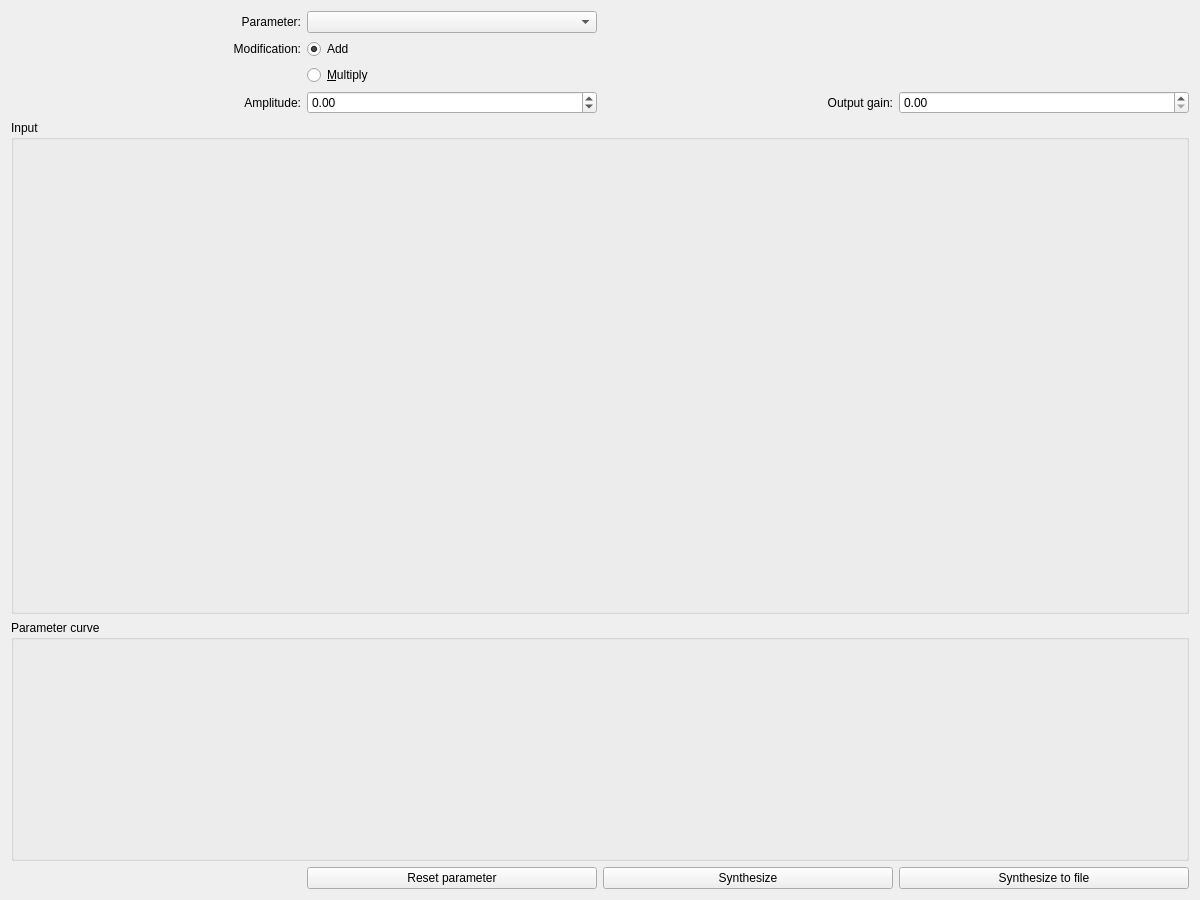
<?xml version="1.0" encoding="UTF-8"?>
<ui version="4.0">
 <class>ParameterModificationWindow</class>
 <widget class="QWidget" name="ParameterModificationWindow">
  <property name="geometry">
   <rect>
    <x>0</x>
    <y>0</y>
    <width>1200</width>
    <height>900</height>
   </rect>
  </property>
  <property name="windowTitle">
   <string>Parameter modification</string>
  </property>
  <layout class="QGridLayout" name="gridLayout" rowstretch="1,1,1,1,1,5,1,1">
   <item row="3" column="1">
    <widget class="QDoubleSpinBox" name="amplitudeSpinBox">
     <property name="minimum">
      <double>-99.989999999999995</double>
     </property>
     <property name="maximum">
      <double>99.989999999999995</double>
     </property>
     <property name="singleStep">
      <double>0.100000000000000</double>
     </property>
    </widget>
   </item>
   <item row="7" column="2">
    <widget class="QPushButton" name="synthesizeButton">
     <property name="text">
      <string>Synthesize</string>
     </property>
    </widget>
   </item>
   <item row="0" column="0">
    <widget class="QLabel" name="label">
     <property name="text">
      <string>Parameter:</string>
     </property>
     <property name="alignment">
      <set>Qt::AlignRight|Qt::AlignTrailing|Qt::AlignVCenter</set>
     </property>
    </widget>
   </item>
   <item row="2" column="1">
    <widget class="QRadioButton" name="multiplyRadioButton">
     <property name="text">
      <string>&amp;Multiply</string>
     </property>
    </widget>
   </item>
   <item row="0" column="1">
    <widget class="QComboBox" name="parameterComboBox">
     <property name="currentText">
      <string/>
     </property>
    </widget>
   </item>
   <item row="3" column="2">
    <widget class="QLabel" name="label_5">
     <property name="text">
      <string>Output gain:</string>
     </property>
     <property name="alignment">
      <set>Qt::AlignRight|Qt::AlignTrailing|Qt::AlignVCenter</set>
     </property>
    </widget>
   </item>
   <item row="7" column="3">
    <widget class="QPushButton" name="synthesizeToFileButton">
     <property name="text">
      <string>Synthesize to file</string>
     </property>
    </widget>
   </item>
   <item row="6" column="0" colspan="4">
    <widget class="QGroupBox" name="groupBox_2">
     <property name="title">
      <string>Parameter curve</string>
     </property>
     <layout class="QVBoxLayout" name="verticalLayout_2">
      <item>
       <widget class="QCustomPlot" name="parameterCurveWidget" native="true">
        <property name="minimumSize">
         <size>
          <width>0</width>
          <height>200</height>
         </size>
        </property>
       </widget>
      </item>
     </layout>
    </widget>
   </item>
   <item row="3" column="0">
    <widget class="QLabel" name="label_3">
     <property name="text">
      <string>Amplitude:</string>
     </property>
     <property name="alignment">
      <set>Qt::AlignRight|Qt::AlignTrailing|Qt::AlignVCenter</set>
     </property>
    </widget>
   </item>
   <item row="1" column="1">
    <widget class="QRadioButton" name="addRadioButton">
     <property name="text">
      <string>Add</string>
     </property>
     <property name="checked">
      <bool>true</bool>
     </property>
    </widget>
   </item>
   <item row="3" column="3">
    <widget class="QDoubleSpinBox" name="outputGainSpinBox">
     <property name="maximum">
      <double>1.000000000000000</double>
     </property>
     <property name="singleStep">
      <double>0.010000000000000</double>
     </property>
    </widget>
   </item>
   <item row="1" column="0">
    <widget class="QLabel" name="label_4">
     <property name="text">
      <string>Modification:</string>
     </property>
     <property name="alignment">
      <set>Qt::AlignRight|Qt::AlignTrailing|Qt::AlignVCenter</set>
     </property>
    </widget>
   </item>
   <item row="4" column="0" rowspan="2" colspan="4">
    <widget class="QGroupBox" name="groupBox">
     <property name="title">
      <string>Input</string>
     </property>
     <layout class="QVBoxLayout" name="verticalLayout">
      <item>
       <widget class="GS::ParameterModificationWidget" name="parameterModificationWidget" native="true">
        <property name="minimumSize">
         <size>
          <width>0</width>
          <height>300</height>
         </size>
        </property>
        <property name="cursor">
         <cursorShape>CrossCursor</cursorShape>
        </property>
       </widget>
      </item>
     </layout>
    </widget>
   </item>
   <item row="7" column="1">
    <widget class="QPushButton" name="resetParameterButton">
     <property name="text">
      <string>Reset parameter</string>
     </property>
    </widget>
   </item>
  </layout>
 </widget>
 <customwidgets>
  <customwidget>
   <class>QCustomPlot</class>
   <extends>QWidget</extends>
   <header>qcustomplot.h</header>
   <container>1</container>
  </customwidget>
  <customwidget>
   <class>GS::ParameterModificationWidget</class>
   <extends>QWidget</extends>
   <header>ParameterModificationWidget.h</header>
   <container>1</container>
  </customwidget>
 </customwidgets>
 <resources/>
 <connections/>
</ui>
